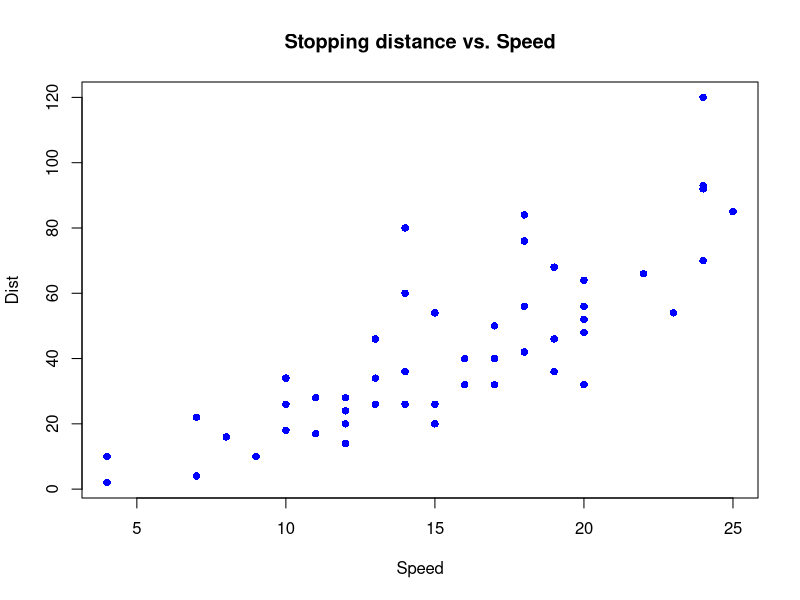

The R script that drew this image: (Note: this script raises an error after producing the figure.)
## ---- chunk 1
knitr::opts_chunk$set(echo = TRUE)
## ---- chunk 2
summary(cars)
## ---- chunk 3
plot(cars, pch=16, col='blue', main="Stopping distance vs. Speed", 
  	xlab="Speed", ylab="Dist")
## ---- chunk 4
library(knitr)
include_graphics('corrEq.png') 
## ---- chunk 5
library(knitr)
include_graphics('R2Eq.png') 
## ---- chunk 6
attach(cars)
r = cor(dist,speed)
lm.fit = lm(dist~speed)
R2 = summary(lm.fit)$r.squared
# Print results
cat("Correlation coefficient = ", r)
cat("Square of corr. coef. = ", r*r)
cat("Coefficient of determination= ", R2)
## ---- chunk 7
y = dist
y_hat = fitted.values(lm.fit)
y_bar = mean(y)
RSS = sum((y-y_hat)^2)
TSS = sum((y-y_bar)^2)
R2 = 1 - RSS/TSS
cat("Coefficient of determination= ", R2)
## ---- chunk 8
lm.fit2 = lm(dist ~ speed -1)
plot(speed,dist,pch=16,col='blue',xlim=c(0, 30))
abline(lm.fit,col='red')
abline(lm.fit2,col='black')
legend("topleft", legend=c("with intercept","no intercept"), col=c("red","black"), lty=1:1)
## ---- chunk 9
lm.fit2 = lm(dist ~ speed -1) # Linear fit without intercept
R2 = summary(lm.fit2)$r.squared
cat("Coefficient of determination= ", R2)
## ---- chunk 10
y <- dist
y_hat <- speed
## ---- chunk 11
x=1:50
plot(x, y, type="b", pch=19, col="red", xlab="sample no", ylab="time (min)")
lines(x, y_hat, type="b", pch=19, col="blue")
legend(1, 110, legend=c("actual", "predicted"), col=c("red", "blue"), lty=1:1)
## ---- chunk 12
y_bar = mean(y)
RSS = sum((y-y_hat)^2)
TSS = sum((y-y_bar)^2)
R2 = 1 - RSS/TSS
cat("Coefficient of determination= ", R2)
## ---- chunk 13
findR2 <- function(y, y_hat){
y_bar = mean(y)
RSS = sum((y-y_hat)^2)
TSS = sum((y-y_bar)^2)
R2 = 1 - RSS/TSS
return(R2)
}

r = 0
R2 = 0
for (i in c(1:20)){
  r[i] = cor(y,y_hat)
  R2[i] = findR2(y, y_hat)
  y_hat = y_hat - 10
}

par(mfrow=c(1,2)) 
plot(r, ylab = 'r', xlab = 'distance between means ->')
plot(R2, ylab = 'R2', xlab = 'distance between means ->')
## ---- chunk 14
y <- speed
y_hat <- dist
y_bar = mean(y)
RSS = sum((y-y_hat)^2)
TSS = sum((y-y_bar)^2)
R2 = 1 - RSS/TSS
cat("Coefficient of determination= ", R2)
